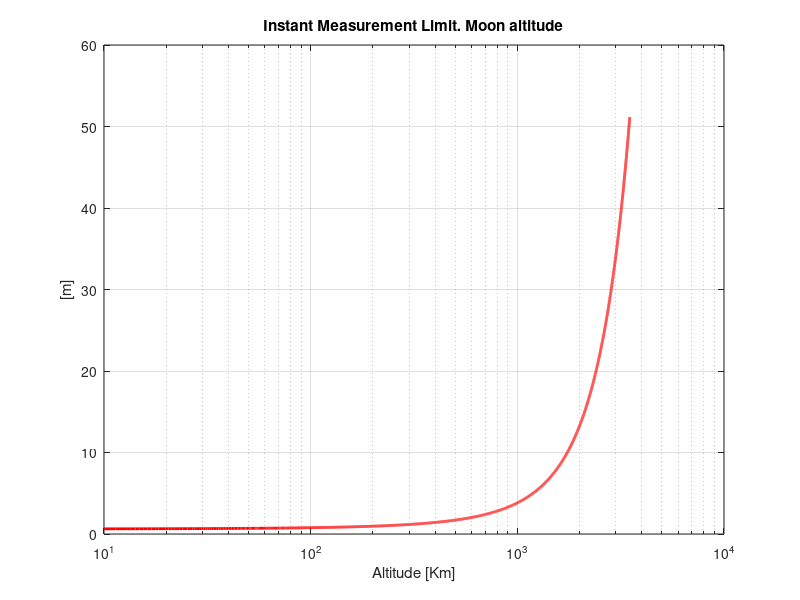

Here is the MATLAB script that generated this plot:
clear;
clc;
close all;

%% INSTANT MEASUREMENT INFORMATION LIMIT.
% Description: Compute the IMIL for a point mass at different altitudes


% planet gravity constants
GM  = 4.902800118E12;            % [m^3 s^-2]
Ref = 1737.4E3;                  % [m]

% orbit altitudes
N   = 5000;
h   = linspace(10E3, 3500E3, N);  

% Measurement accuracy
sigma_m = 1E-12;                % [s^-2]

maxP = ones(1, N) * NaN;
for k = 1:N
    r    = Ref + h(k); % [m]
    maxP(k) =  r^4 * sigma_m / (3 * GM);
end

figure()
semilogx(h./1E3, maxP, 'LineWidth', 2, 'Color','r')
grid on;
xlabel('Altitude [Km]')
ylabel('[m]')
title('Instant Measurement Limit. Moon altitude')
